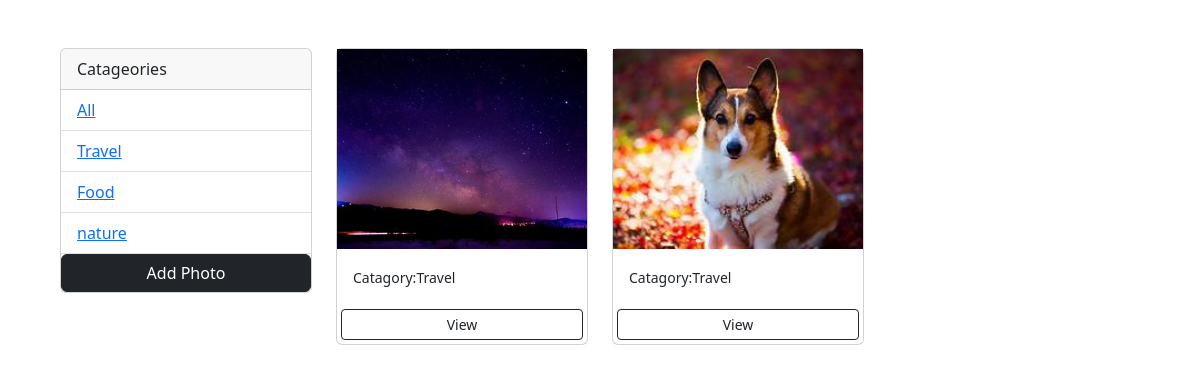
/?category=Travel, run on the app's committed database.
### todoapp/models.py (models this page shows, shortened)
class Category(models.Model):
    name = models.CharField(max_length=100, null=False, blank=True)

class Photo(models.Model):
    category = models.ForeignKey(Category, on_delete=models.SET_NULL, null=True, blank=True)
    image = models.ImageField(null=False, blank=False)
    description = models.TextField()

### todoapp/views.py (the view)
# urls.py: path('', gallery, name="gallery"),
def gallery(request):
    category = request.GET.get('category')
    print("category:", category)
    if category == None:
        photos = Photo.objects.all()
    else:
        photos = Photo.objects.filter(category__name=category)
    categories = Category.objects.all()
    context = {'categories' : categories, "photos" : photos}
    return render(request, 'photos/gallery.html', context)

### templates/photos/gallery.html (shortened to what this page needs)
<!DOCTYPE html>
<html>
<head>
    <link href="https://cdn.jsdelivr.net/npm/bootstrap@5.3.2/dist/css/bootstrap.min.css" rel="stylesheet"
>
</head>
<body class="m-5">
    <div class="container">
        <div class="row">
            <div class="col-md-3">
                <div class="card">
                    <div class="card-header">
                      Catageories
                    </div>
                    <ul class="list-group list-group-flush">
                      <li class="list-group-item">
                        <a href="{% url 'gallery' %}">All</a></li>
                      {% for category in  categories %}
                      <li class="list-group-item">
                        <a href="{% url 'gallery' %}?category={{category.name}}">
                            {{category.name}}
                        </a>
                        </li>
                      {% endfor %}
                      <a href="{% url 'add' %}" class="btn btn-block btn-dark bt-sm-m-1">Add Photo</a>
                    </ul>
                  </div>
            </div>
            <div class="col-md-9">
                <div class="row">
                    {% for photo in photos %}
                    <div class="col-md-4">
                        <div class="card">
                            <img class="image-thumb" src="{{photo.image.url}}" alt="Card image cap">
                            <div class="card-body">
                              <small>Catagory:{{photo.category.name}}</small>
                            </div>
                            <a href="{% url 'photo' photo.id %}" class="btn btn-outline-dark btn-sm m-1">View</a>
                        </div>
                    </div>
                    {% empty %}
                    <h3>No photos....</h3>
                    {%  endfor %}
                </div>
            </div>
        </div>
    </div>
</body>
</html>

### templates/photos/gallery.html (style rules this page uses)
.image-thumb { height: 200px; object-fit: cover; }

### data on the page
Category: name "Travel"
Category: name "Food"
Category: name "nature"
Photo: image (picture), category.name "Travel"
Photo: image (picture), category.name "Travel"
